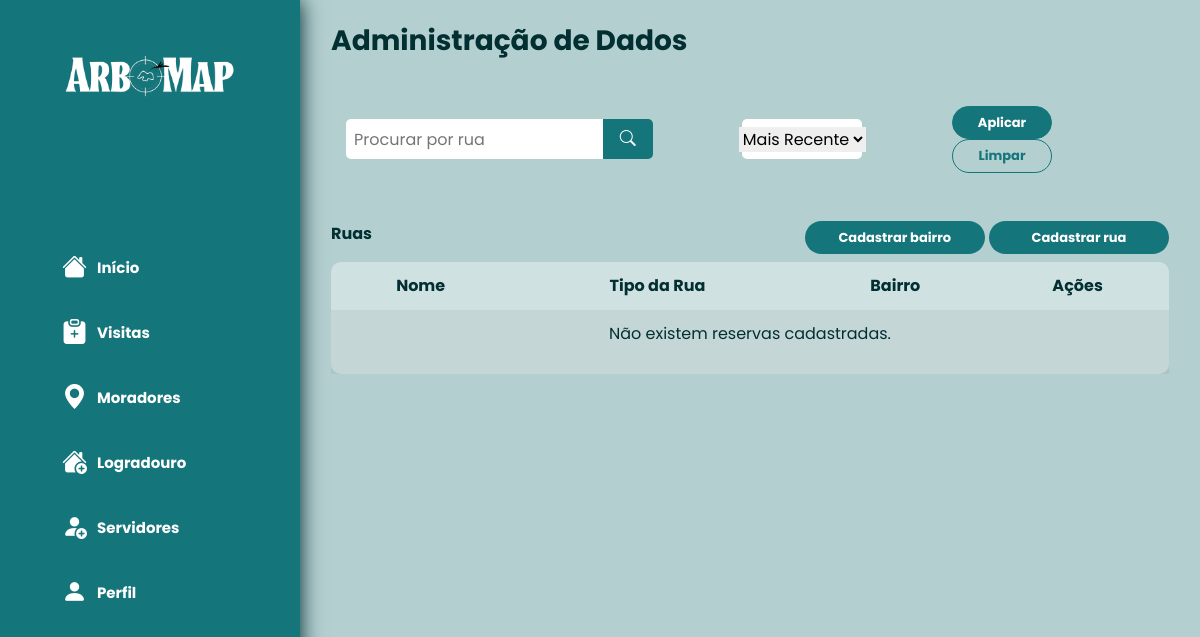
Before: /filtro_ruas/ with the older database file.
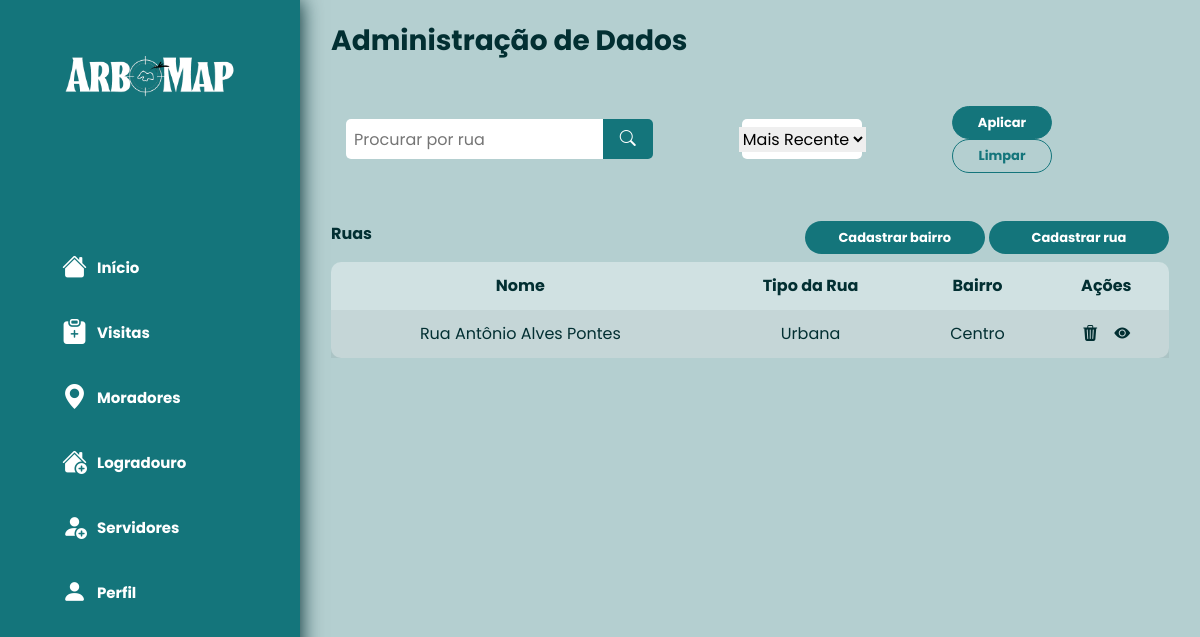
After: the same page with the newer database file.
### rua/models.py (models this page shows, shortened)
class Rua (models.Model):
    nome = models.CharField(max_length=MAX_CHAR_FIELD_NAME_LENGTH)
    tipo_rua = models.CharField(max_length=MEDIUM_CHAR_FIELD_NAME_LENGTH, choices=TIPO_RUA)
    bairro = models.ForeignKey(Bairro,on_delete=models.CASCADE)
    data_adicao = models.DateTimeField(auto_now_add=True)

### bairro/models.py (models this page shows)
class Bairro (models.Model):
    nome = models.CharField(max_length=MAX_CHAR_FIELD_NAME_LENGTH)
    data_adicao = models.DateTimeField(auto_now_add=True)
    def __str__(self):
        return f"{self.nome}"

### rua/views.py (the view)
# urls.py: path('filtro_ruas/', filtro_rua, name='filtro_ruas'),
def filtro_rua(request):
    termo_rua = request.GET.get('termo_rua', '')
    ordenacao = request.GET.get('ordenacao', 'mais_recente')  # Padrão para ordenação mais recente
    if ordenacao == 'mais_antigo':
        ruas = Rua.objects.order_by('data_adicao')
    else:
        ruas = Rua.objects.order_by('-data_adicao')
    if termo_rua:
        ruas = ruas.filter(nome__icontains=termo_rua)
    return render(request, 'rua/filter_rua.html', {
        'ruas': ruas,
        'termo_rua': termo_rua,
        'ordenacao': ordenacao,
    })

### rua/templates/rua/filter_rua.html (shortened to what this page needs)
{% extends 'base.html' %}
{% block content %}
  <div class="mt-2">
    <h3 style="color:#022F32;"><strong>Administração de Dados</strong></h3>
    <div class="row col-12 mb-5 mt-5 d-flex justify-content-around">
        <form method="GET" action="{% url 'filtro_ruas' %}" class="d-flex justify-content-center align-items-center w-100">
          <div class="col-5 d-flex align-items-center justify-content-center" >
              <div style="width: 100%; border-start-start-radius: 5px;border-end-end-radius: 0px; border-end-start-radius: 5px;border-start-end-radius: 0px; height: 40px; align-items: center; display: flex; color: #022f32; background-color: #FFFFFF;">
                <input style="height: 40px;border-start-start-radius: 5px;border-end-end-radius: 0px; border-end-start-radius: 5px;border-start-end-radius: 0px;" class="ml-2" placeholder="Procurar por rua" type="text" name="termo_rua" id="termo_rua" value="{{ termo_rua }}">
              </div>
              <div>
                <button class="justify-content-center d-flex" type="submit" style="width: 50px; border-end-end-radius: 5px; border-start-end-radius: 5px; height: 40px; align-items: center; display: flex; color: #022f32; background-color: #14757B; border: none; outline: none;"><i class="bi bi-search text-white"></i></button>
              </div>
          </div>
          <div class="col-4 d-flex align-items-center justify-content-center">
            <div class="d-flex align-items-center justify-content-center" style="width: 50%; border-radius: 5px; height: 40px; align-items: center; display: flex; color: #022f32; background-color: #FFFFFF;">
              <select name="ordenacao" id="ordenacao" style="border: none; outline: none;">
                <option value="mais_recente" {% if ordenacao == 'mais_recente' %}selected{% endif %}>Mais Recente</option>
            </select>
            </div>
          </div>
          <div class="col-3 d-flex align-items-center justify-content-center">
            <div class="" style="">
              <a href="#" ><button class="btn " id="bt3" type="submit"><strong>Aplicar</strong></button></a>
              <a href="{% url 'rua_listar' %}" class="btn " id="bt2"><strong>Limpar</strong></a>
            </div>
          </div>
        </form>
      </div>
    <div class="d-flex justify-content-between align-items-center mb-2">
      <div>
        <h6 style="color:#022F32;"><strong>Ruas</strong></h6>
      </div>
      <div>
        <a href="{% url 'bairro_criar' %}" class="btn" id="bt1" style="width: 180px;"><strong>Cadastrar bairro</strong></a>
        <a href="{% url 'rua_criar' %}" class="btn" id="bt1" style="width: 180px;"><strong>Cadastrar rua</strong></a>
      </div>
    </div>
    <div class="table-responsive">
      <table class="table table-striped table-borderless">
        <thead>
          <tr class="text-center">
            <th scope="col">Nome</th>
            <th scope="col">Tipo da Rua</th>
            <th scope="col">Bairro</th>
            <th scope="col">Ações</th>
          </tr>
        </thead>
        <tbody>
          {% for rua in ruas %}
            <tr class="text-center">
              <td>{{ rua.nome }}</td>
              <td>{{ rua.tipo_rua }}</td>
              <td>{{ rua.bairro }}</td>
              <td>
                <div class="d-flex justify-content-center">
                  <a href="{% url 'rua_remover' rua.pk %}" class="mr-3"><i class="bi bi-trash3-fill" id="tableicon"></i></a>
                  <a href="{% url 'rua_editar' rua.pk %}"><i class="bi bi-eye-fill" id="tableicon"></i></a>
                </div>
              </td>
            </tr>
            {% empty %}
            <tr class="text-center">
              <td colspan="4">
                <p>Não existem reservas cadastradas.</p>
              </td>
            </tr>
          {% endfor %}
        </tbody>
      </table>
    </div>
  </div>
{% endblock %}

Changed rows visible on the page:
added Rua: nome "Rua Antônio Alves Pontes", tipo_rua "Urbana", bairro "Centro"
Other visible differences:
text no longer shown: "Não existem reservas cadastradas."
